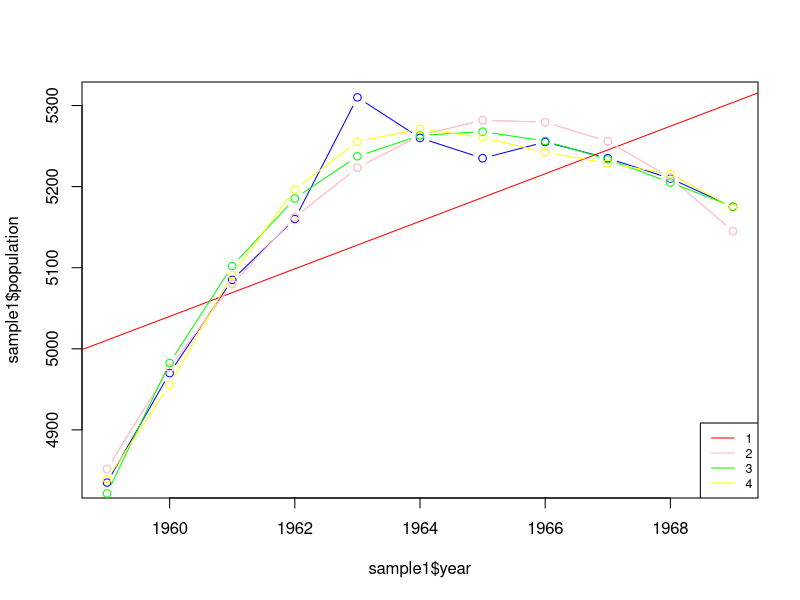

This figure's R source:
rm(list = ls())

#data
year <- c(1959, 1960, 1961, 1962, 1963, 1964, 1965, 1966, 1967, 1968, 1969)
population <- c(4835, 4970, 5085, 5160, 5310, 5260, 5235, 5255, 5235, 5210, 5175)
sample1 <- data.frame(year,population)


#plotting data
par(mfrow=c(1,1))
plot(sample1$year, sample1$population, type = 'b', col="blue")


#training model
fit1 <- lm(formula = sample1$population ~ sample1$year)
abline(fit1, col = "red")
summary(fit1)
#46.63%


fit2 <- lm(formula = sample1$population ~ sample1$year + I(sample1$year^2))
#abline(fit2, col = "red") #doesn't work
lines(sample1$year, fitted(fit2), col='pink', type='b') 
summary(fit2)
#94.07%

fit2b <- lm(sample1$population ~ poly(sample1$year, 2, raw = F))
lines(sample1$year, fitted(fit2b), col='pink', type='b') 
summary(fit2b)
#94.07%

fit3b <- lm(sample1$population ~ poly(sample1$year, 3, raw = F))
lines(sample1$year, fitted(fit3b), col='green', type='b') 
summary(fit3b)
#96.22%

fit5b <- lm(sample1$population ~ poly(sample1$year, 5, raw = F))
lines(sample1$year, fitted(fit5b), col='yellow', type='b') 
summary(fit5b)
#97.24%

legend('bottomright',lty=1, col=c('red','pink', 'green',' yellow'), legend= c(1:4),bty='o', cex=.75)


#The R-squared or coefficient of determination can be thought of as a percent. 
#It gives you an idea of how many data points fall within the results of the 
#line formed by the regression equation. The higher the coefficient, the higher
#percentage of points the line passes through when the data points and line are
#plotted. 